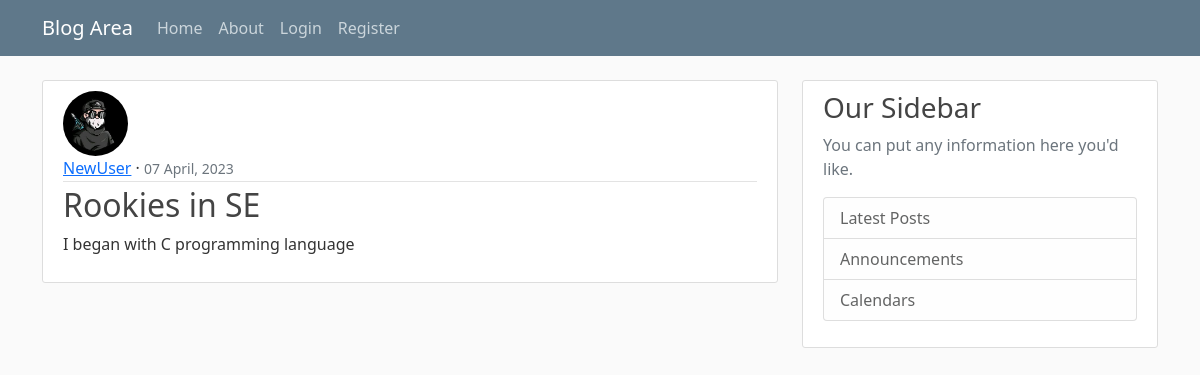
Screenshot of /post/9/ with the database file from the repository.
### blog/models.py (models this page shows, shortened)
class Post(models.Model):
    title = models.CharField(max_length=80)
    content = models.TextField()
    date_posted = models.DateTimeField(default=timezone.now)
    author = models.ForeignKey(User, on_delete=models.CASCADE)

### users/models.py (models this page shows, shortened)
class Profile(models.Model):
    user = models.OneToOneField(User, on_delete=models.CASCADE)
    image = models.ImageField(default='default.jpg', upload_to='profile_pics')

### blog/views.py (the view)
# urls.py: path('post/<int:pk>/', PostDetailView.as_view(), name='post-detail'),
class PostDetailView(DetailView):
    model = Post

### blog/templates/blog/post_detail.html (shortened to what this page needs)
{% extends "base.html" %}
{% block content %}
    <article class="media content-section">
        <img class="rounded-circle article-img" src="{{ object.author.profile.image.url }}">
        <div class="media-body">
            <div class="article-metadata">
                <a class="mr-2" href="{% url 'user-posts' object.author.username %}">{{ object.author }}</a> &middot;
                <small class="text-muted">{{ object.date_posted|date:"d F, Y" }}</small>
            </div>
            <h2 class="article-title">{{ object.title }}</h2>
            <p class="article-content">{{ object.content }}</p>
        </div>
    </article>
{% endblock content%}

### blog/static/blog/main.css (style rules this page uses)
body { background: #fafafa; color: #333333; margin-top: 5rem; }
h1, h2, h3, h4, h5, h6 { color: #444444; }
.content-section { background: #ffffff; padding: 10px 20px; border: 1px solid #dddddd; border-radius: 3px; margin-bottom: 20px; }
.article-title { color: #444444; }
.article-content { white-space: pre-line; }
.article-img { height: 65px; width: 65px; margin-right: 16px; }
.article-metadata { padding-bottom: 1px; margin-bottom: 4px; border-bottom: 1px solid #e3e3e3 }

### rows the page displays
Post: author.profile.image (picture), author "NewUser", date_posted "07 April, 2023", title "Rookies in SE", content "I began with C programming language"
